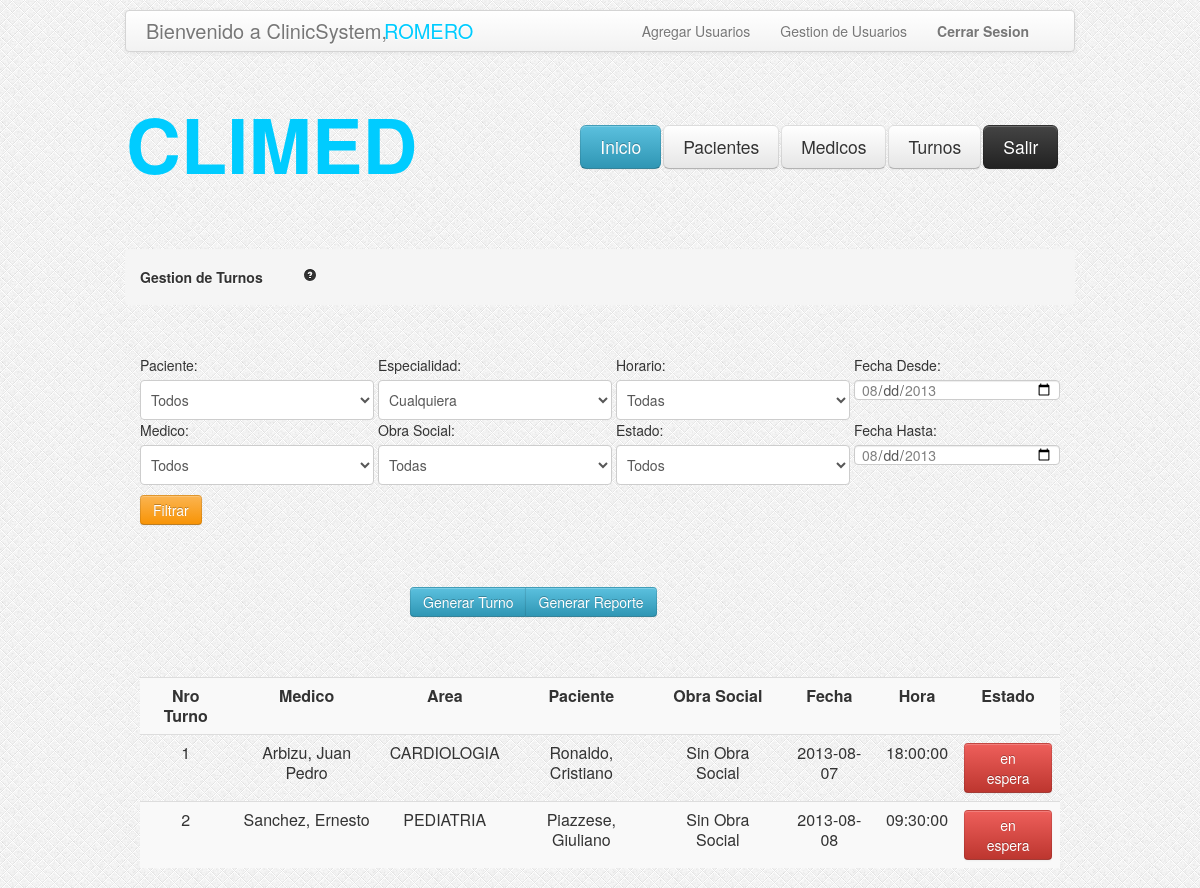
The app's page /GestionTurnos.php (signed in) with its own data.
### tables this page shows
CREATE TABLE IF NOT EXISTS `turnos` (
  `idturno` int(11) NOT NULL AUTO_INCREMENT,
  `idmedico` int(11) NOT NULL,
  `idpaciente` int(11) NOT NULL,
  `idobra` int(11) DEFAULT NULL,
  `idhora` int(11) NOT NULL,
  `fecha` date NOT NULL,
  `idespecialidad` int(11) NOT NULL,
  `estado` varchar(500) NOT NULL DEFAULT 'en espera',
  PRIMARY KEY (`idturno`)
);

CREATE TABLE IF NOT EXISTS `medicos` (
  `idmedico` int(11) NOT NULL AUTO_INCREMENT,
  `nombre` varchar(100) NOT NULL,
  `apellido` varchar(100) NOT NULL,
  `nromatricula` int(11) NOT NULL,
  `email` varchar(100) NOT NULL,
  `telefono` int(25) NOT NULL,
  `fechaNac` date NOT NULL,
  `dni` int(11) NOT NULL,
  `direccion` varchar(255) DEFAULT NULL,
  `activo` tinyint(1) NOT NULL DEFAULT '1',
  PRIMARY KEY (`idmedico`)
);

CREATE TABLE IF NOT EXISTS `especialidades` (
  `idespecialidad` int(11) NOT NULL AUTO_INCREMENT,
  `nombre` varchar(200) NOT NULL,
  `activo` tinyint(1) NOT NULL DEFAULT '1',
  PRIMARY KEY (`idespecialidad`)
);

CREATE TABLE IF NOT EXISTS `pacientes` (
  `idpaciente` int(11) NOT NULL AUTO_INCREMENT,
  `dni` int(11) NOT NULL,
  `apellido` varchar(100) NOT NULL,
  `nombre` varchar(100) NOT NULL,
  `email` varchar(100) DEFAULT NULL,
  `telefono` int(11) NOT NULL,
  `fechaNac` date NOT NULL,
  `direccion` varchar(255) NOT NULL,
  `activo` tinyint(4) NOT NULL DEFAULT '1',
  PRIMARY KEY (`idpaciente`)
);

CREATE TABLE IF NOT EXISTS `hora` (
  `idhora` int(11) NOT NULL AUTO_INCREMENT,
  `hora` time NOT NULL,
  PRIMARY KEY (`idhora`)
);

### GestionTurnos.php (the view, shortened to what this page needs)
<?php
$consulta_maxFec="SELECT MAX(t.fecha) as fechamax FROM turnos as t";
$query_maxFec = mysql_query($consulta_maxFec);
while ($valor = mysql_fetch_array($query_maxFec)){
	$maxFec= $valor['fechamax'];
}
$consulta_minFec="SELECT MIN(t.fecha) as fechamin FROM turnos as t";
$query_minFec = mysql_query($consulta_minFec);
while($valor = mysql_fetch_array($query_minFec)){
	$minFec= $valor['fechamin'];
}
$filtro='N';
 $criterio="";
 if ($filtro=='S') {
    if ($myselect1 >0) {  $criterio.="  and pacientes.idpaciente = ".$myselect1."  ";   }
    if ($myselect2 >0) {  $criterio.="  and medicos.idmedico = ".$myselect2." ";   }
    if ($myselect3 >0) {  $criterio.="  and e.idespecialidad = ".$myselect3." ";   }
    if ($myselect4 >0) {  $criterio.="  and obrasociales.idobra = ".$myselect4." ";   }
    if ($myselect5 >0) {
		$criterio.="  and hora.idhora = ".$myselect5." ";
		}
	if ($myselect6 != "0") {
		if($myselect6 == "espera") {
			$criterio.="  and t.estado = 'en espera' ";
		}else{
			$criterio.="  and t.estado = '".$myselect6."' ";
		}
	}
	if (empty($fechaDesde)) {
		$fechaDesde = $minFec;
	}
	if (empty($fechaHasta)) {
		$fechaHasta = $maxFec;
	}
	$criterio.="and t.fecha between '".$fechaDesde."' and '".$fechaHasta."'";
	$consultaFinal = "SELECT medicos.nombre as nommed,medicos.apellido as apemed , e.nombre as area, pacientes.nombre as pacnom
	            ,pacientes.apellido as pacape,
                 hora.hora, obrasociales.nombre as nomobra, t.fecha, t.idturno,t.estado
               	FROM turnos as t
	             inner join medicos on medicos.idmedico=t.idmedico
				 inner join pacientes on pacientes.idpaciente=t.idpaciente
				 left join obrasociales on obrasociales.idobra=t.idobra
				 inner join hora on hora.idhora=t.idhora
				 inner join especialidades as e on t.idespecialidad = e.idespecialidad
				 WHERE 1=1  " .$criterio. "
				 ORDER BY t.fecha,hora.hora
				 ";
	$query_busqueda = mysql_query($consultaFinal);
 }else{
 $consultaFinal = "SELECT medicos.nombre as nommed,medicos.apellido as apemed , e.nombre as area, pacientes.nombre as pacnom
	            ,pacientes.apellido as pacape,
                 hora.hora, obrasociales.nombre as nomobra, t.fecha, t.idturno,t.estado
               	FROM turnos as t
	             inner join medicos on medicos.idmedico=t.idmedico
				 inner join pacientes on pacientes.idpaciente=t.idpaciente
				 left join obrasociales on obrasociales.idobra=t.idobra
				 inner join hora on hora.idhora=t.idhora
				 inner join especialidades as e on t.idespecialidad = e.idespecialidad
				 WHERE t.estado='en espera'
				 ORDER BY t.fecha,hora.hora
				 ";
	$query_busqueda = mysql_query($consultaFinal);
 }
?>
<html>
<head>
<link rel="stylesheet" type="text/css" href="css/estilo.css"/>
<link rel="stylesheet" type="text/css" href="css/bootstrap.css"/>
<link rel="stylesheet" type="text/css" href="css/bootstrap-responsive.css"/>
</head>
<body style="background-image:url('images/bg.png')">
	<?php include_once('header.php'); ?>
<div class="encapsulador" style="margin-top: 75px;">
	<ul class="breadcrumb">
		<li>
			<h5>Gestion de Turnos<a href="#" style="margin-left: 40px;"><i class="icon-question-sign"></i></a></h5>
		</li>
	</ul>
	<div id="form-turnos">
		<form name="filtro" class="form-horizontal">
			<div>
				<label>Paciente:</label>
				<select id="myselect1" name="myselect1" >
					<option value=0>Todos</option>
				</select>
				<label>Medico:</label>
				<select id="myselect2" name="myselect2" >
					<option value=0>Todos</option>
				</select>
			</div>
			<div style="margin-left: 238px; margin-top: -130px;">
				<label>Especialidad:</label>
				<select id="myselect3" name="myselect3">
					<option value=0>Cualquiera</option>
				</select>
				<label>Obra Social:</label>
				<select id="myselect4" name="myselect4">
					<option value=0>Todas</option>
				</select>
			</div>
			<div style="margin-top: -130px; margin-left: 476px;">
				<label>Horario:</label>
				<select id="myselect5" name="myselect5" >
					<option value=0>Todas</option>
				</select>
				<label>Estado:</label>
				<select id="myselect6" name="myselect6" >
					<option selected value="0" >Todos</option>
				</select>
			</div>
			<div style="margin-top: -130px; margin-left: 714px;">
				<label>Fecha Desde:</label>
				<input class="fechaDesde" name="fechaDesde" type="date" min="<?php echo $minFec ?>" max="<?php echo $maxFec ?>" >
				<label style="margin-top: 20px;">Fecha Hasta:</label>
				<input class="fechaHasta" name="fechaHasta" type="date" min="<?php echo $minFec ?>" max="<?php echo $maxFec ?>" >
			</div>
			<button class='btn btn-warning' style="margin-top: 30px;" type='button' onclick='AceptarFiltro();'> Filtrar </button>
		</form>
	</div>
	<div id="tabla-medicos">
			<div class="btn-group" style="margin-top: -13px; margin-left: 270;">
			        <button class="btn btn-info" type="button" onclick="location.href='AltaTurnos1.php'">Generar Turno</button>
                    <?php
                    if ($_SESSION['tipo'] != "administrador") {
                    ?>
                    	<button class="btn btn-info" type="button" disabled>Generar Reporte</button>
				   	<?php
				   	}else{
				   	?>
				   		 <button class="btn btn-info" type="button" onclick="location.href='ReporteTurnos.php?filtro=<?php echo $filtro?>&myselect1=<?php echo $myselect1?>&myselect2=<?php echo $myselect2?>&myselect3=<?php echo $myselect3?>&myselect4=<?php echo $myselect4?>&myselect5=<?php echo $myselect5?>&myselect6=<?php echo $myselect6?>&fechaDesde=<?php echo $fechaDesde?>&fechaHasta=<?php echo $fechaHasta?>'">Generar Reporte</button>
				   	<?php
				   	}
				   	?>
			</div>
			<br></br>
			<br></br>
			<table class="table table-striped">
				<tr>
					<td><b>Nro Turno </b></td>
					<td><b>Medico </b></td>
					<td><b>Area </b></td>
					<td><b>Paciente </b></td>
					<td><b>Obra Social </b></td>
					<td><b>Fecha </b></td>
					<td><b>Hora </b></td>
					<td><b>Estado </b></td>
				</tr>
	<?php
			while ($valor = mysql_fetch_array($query_busqueda)) {
				?>
						<tr>
						<td><?php echo $valor["idturno"]; ?></td>
						<td><?php echo $valor["apemed"].', '.$valor["nommed"]; ?></td>
						<td><?php echo $valor["area"]; ?></td>
						<td><?php echo $valor["pacape"].', '.$valor["pacnom"]; ?></td>
						<?php
						if(is_null($valor["nomobra"] )){
						?>
							<td>Sin Obra Social</td>
						<?php
						}else{
						?>
						<td><?php echo $valor["nomobra"];}?></td>
						<td><?php echo $valor["fecha"]; ?></td>
						<td><?php echo $valor["hora"]; ?></td>
						<td><a data-toggle="modal" role="button" href="#borrar<?php echo $valor["idturno"]; ?>" class="btn btn-danger"><?php echo $valor["estado"];?></a></td>
						</tr>
	<?php
			}
	?>
			</table>
	</div>
</div>
</body>
</html>

### css/estilo.css (style rules this page uses)
.encapsulador { width:950px; height:auto; margin: auto; }
#form-turnos { margin-top: 50px; margin-left: 15px; margin-right: 15px; }
#tabla-medicos { margin-top: 75px; margin-left: 15px; margin-right: 15px; }

### records on screen
turnos: idturno "1", idmedico.apellido "Arbizu", idmedico.nombre "Juan Pedro", idespecialidad.nombre "CARDIOLOGIA", idpaciente.apellido "Ronaldo", idpaciente.nombre "Cristiano", fecha "2013-08-07", idhora.hora "18:00:00", estado "en espera"
turnos: idturno "2", idmedico.apellido "Sanchez", idmedico.nombre "Ernesto", idespecialidad.nombre "PEDIATRIA", idpaciente.apellido "Piazzese", idpaciente.nombre "Giuliano", fecha "2013-08-08", idhora.hora "09:30:00", estado "en espera"

### other values on screen
$usuario "ROMERO"
